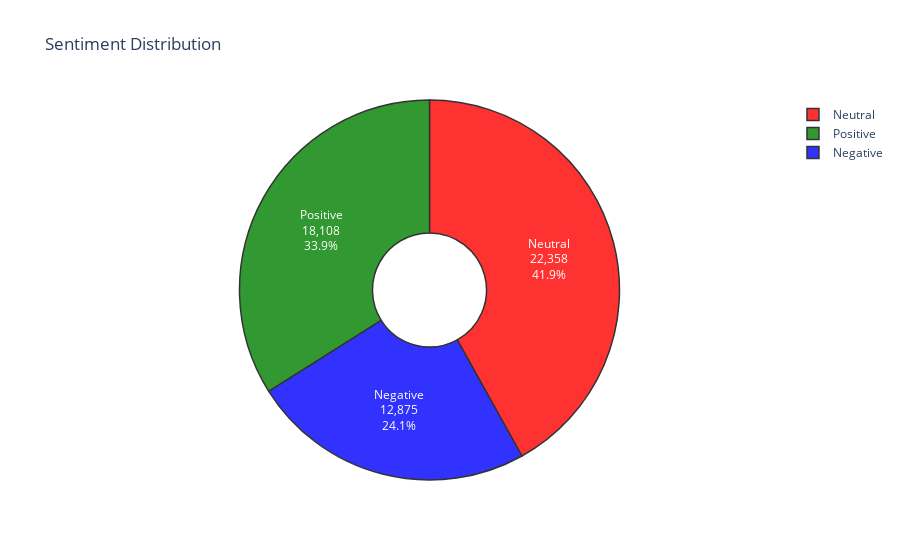

Notebook code cell kept with this figure:
### Code cell
sentiment_counts = train_df['Positive'].value_counts().sort_index()
sentiment_labels = ['Negative', 'Neutral', 'Positive']
sentiment_colors = ['blue', 'Red', 'green']

fig = go.Figure(data=[go.Pie(labels=sentiment_labels,
                             values=sentiment_counts.values,
                             textinfo='percent+value+label',
                             marker=dict(colors=sentiment_colors),
                             textposition='auto',
                             hole=0.3)])

fig.update_layout(
    title_text='Sentiment Distribution',
    template='plotly_white',
    xaxis=dict(title='Sources'),
    yaxis=dict(title='Number of posts in Twitter'),
)

fig.update_traces(
    marker_line_color='black',
    marker_line_width=1.5,
    opacity=0.8
)

fig.show()

### Figure 1 — Plotly figure (JSON) as saved in the notebook; plotly's stock layout.template omitted (floating-point values rounded to 4 significant figures)
{"data": [{"hole": 0.3, "labels": ["Negative", "Neutral", "Positive"], "marker": {"colors": ["blue", "Red", "green"], "line": {"color": "black", "width": 1.5}}, "opacity": 0.8, "textinfo": "percent+value+label", "textposition": "auto", "type": "pie", "values": [12875, 22358, 18108, 20654]}], "layout": {"title": {"text": "Sentiment Distribution"}, "xaxis": {"title": {"text": "Sources"}}, "yaxis": {"title": {"text": "Number of posts in Twitter"}}}}
